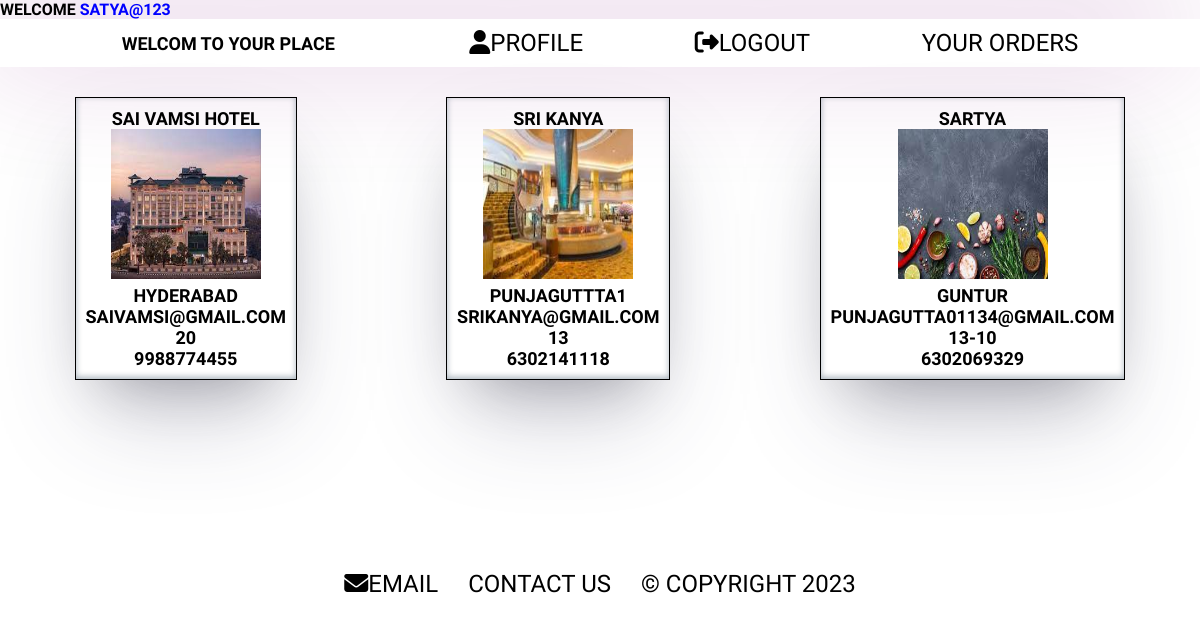
/proapp18/home/ (signed in), run on the app's committed database.
### owner_app/models.py (models this page shows)
class owner_model(User):
    phone = models.PositiveBigIntegerField(unique=True)
    dob = models.DateField(auto_now=False,auto_now_add=False)
    gender = models.CharField(max_length=10,choices=[['Male','Male'],['Female','Female']])
    restarunt_name=models.CharField(max_length=50)
    restarunt_address=models.CharField(max_length=200)
    restarunt_email=models.EmailField(unique=True)
    restarunt_phoneno=models.PositiveBigIntegerField(unique=True)
    restarunt_location=models.CharField(max_length=150,choices=[['punjagutta','punjagutta'],['hitech city','hitech city'],['kphb','kphb']])
    image=models.ImageField()
    time=models.CharField(max_length=50)
    date_of_join=models.DateTimeField(auto_now=True)

### proapp18/views.py (the view)
@login_required(login_url='/login')
def home_view(request):
    res=owner_model.objects.all()
    return render(request=request,template_name='Hotel_home.html',context={'data':res})

### proapp18/templates/Hotel_home.html (shortened to what this page needs)
<!DOCTYPE html>
<html lang="en">
<head>
    <!-- {% load static %}
    <link rel="stylesheet" href="{% static 'css/hotel1.css'%}"> -->
</head>
<body>
 {% include 'partials/_header.html' %}
<div id="div1">
  {% if data %}
    {% for i in data%}
    <div id="div-home">
    <h4>{{i.restarunt_name}}</h4>
    <a href="{% url 'proapp18:category_user' pk=i.id %}"><img src="{{i.image.url}}" alt="" height="
    150px" width="150px"></a>
    <h4>{{i.restarunt_address}}</h4>
    <h4>{{i.restarunt_email}}</h4>
    <h4>{{i.time}}</h4>
    <h4>{{i.phone}}</h4>
    </div>
    {% endfor %}
    {% endif %}
  </div>
  {% include 'partials/_footer.html' %}
</body>
</html>

### proapp18/templates/partials/_header.html (shortened to what this page needs)
<!DOCTYPE html>
<html lang="en">
<head>
<link
rel="stylesheet"
href="https://site-assets.fontawesome.com/releases/v6.5.1/css/all.css"
>
<link
rel="stylesheet"
href="https://site-assets.fontawesome.com/releases/v6.5.1/css/sharp-thin.css"
>
</head>
<body>
  <h4>welcome <span id="userNameSpan">{{user}}</span></h4>
  <header>
    <nav id="nav-home">
      <ul type="none" id="ul-home">
      <h1 id="h1-home">welcom to Your place</h1>
      <li><a href="{% url 'proapp18:customer_update' pk=user.id %}"><i class="fa-solid fa-user" class="icon-user"></i>profile</a></li>
      <li><a href="{% url 'proapp18:logout' %}"><i class="fa-solid fa-right-from-bracket" class="icon-user"></i>logout</a></li>
      <li><a href="{% url 'buy_app:order_details' %}">Your Orders</a></li>
    </ul>
    </nav>
  </header>
</body>
</html>

### proapp18/templates/partials/_header.html (style rules this page uses)
* { font-family: 'Lexend', sans-serif; text-transform: uppercase; padding: 0%; margin: 0%; }
#div1 { display: flex; flex-wrap: wrap; font-size: large; justify-content: space-around; }
#div-home { border: 1px solid; box-shadow: rgba(50, 50, 93, 0.25) 0px 50px 100px -20px, rgba(0, 0, 0, 0.3) 0px 30px 60px -30px, rgba(10, 37, 64, 0.35) 0px -2px 6px 0px inset; padding: 10px; margin-top: 30px; text-align: center; }
#ul-home { display: flex; font-family: 'Courier New', Courier, monospace; font-size: larger; align-items: center; justify-content: space-evenly; }
a { text-decoration: none; color: black; }
#nav-home { padding: 10px; box-shadow: -17px -17px 127px 0px rgba(120, 4, 120, 0.3); }
#h1-home { width: 20%; font-size: large; }
#userNameSpan { font-variant: small-caps; font-size: medium; color: blue; }

### owner_app/templates/partials/_footer.html (style rules this page uses)
a { text-decoration: none; font-size: x-large; color: black; }

### data on the page
owner_model: restarunt_name "SAI VAMSI HOTEL", image (picture), restarunt_address "HYDERABAD", restarunt_email "SAIVAMSI@GMAIL.COM", time "20", phone "9988774455"
owner_model: restarunt_name "SRI KANYA", image (picture), restarunt_address "PUNJAGUTTTA1", restarunt_email "SRIKANYA@GMAIL.COM", time "13", phone "6302141118"
owner_model: restarunt_name "SARTYA", image (picture), restarunt_address "GUNTUR", restarunt_email "PUNJAGUTTA01134@GMAIL.COM", time "13-10", phone "6302069329"

### other printed values
{{ user }} "SATYA@123"
